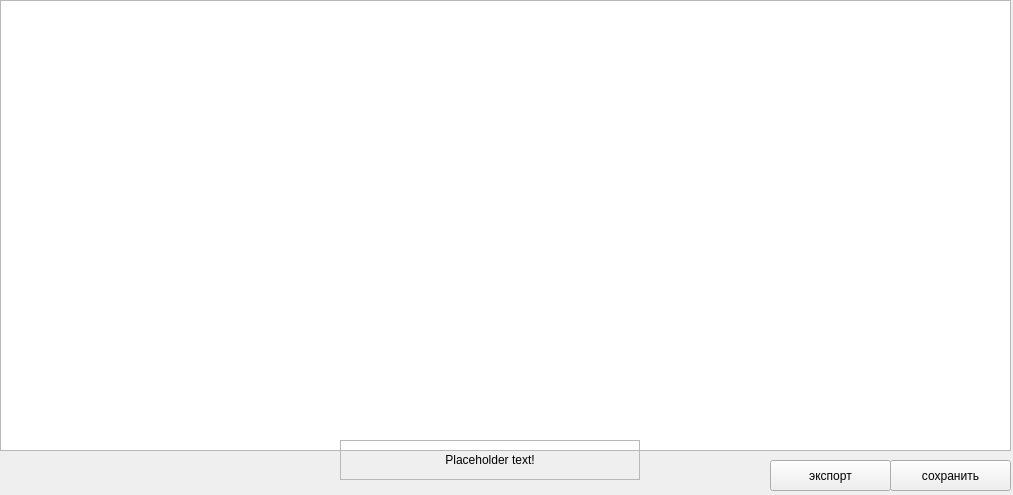
<?xml version="1.0" encoding="UTF-8"?>
<ui version="4.0">
 <class>MainWindow</class>
 <widget class="QMainWindow" name="MainWindow">
  <property name="geometry">
   <rect>
    <x>0</x>
    <y>0</y>
    <width>1013</width>
    <height>495</height>
   </rect>
  </property>
  <property name="windowTitle">
   <string>MainWindow</string>
  </property>
  <widget class="QWidget" name="centralwidget">
   <widget class="QTableWidget" name="tw_reportTable">
    <property name="geometry">
     <rect>
      <x>0</x>
      <y>0</y>
      <width>1011</width>
      <height>451</height>
     </rect>
    </property>
    <property name="sizePolicy">
     <sizepolicy hsizetype="Fixed" vsizetype="Preferred">
      <horstretch>0</horstretch>
      <verstretch>0</verstretch>
     </sizepolicy>
    </property>
    <property name="frameShape">
     <enum>QFrame::StyledPanel</enum>
    </property>
   </widget>
   <widget class="QPushButton" name="btn_save">
    <property name="geometry">
     <rect>
      <x>890</x>
      <y>460</y>
      <width>121</width>
      <height>31</height>
     </rect>
    </property>
    <property name="text">
     <string>сохранить</string>
    </property>
   </widget>
   <widget class="QPushButton" name="btn_export">
    <property name="geometry">
     <rect>
      <x>770</x>
      <y>460</y>
      <width>121</width>
      <height>31</height>
     </rect>
    </property>
    <property name="text">
     <string>экспорт</string>
    </property>
   </widget>
   <widget class="QFrame" name="f_msg">
    <property name="geometry">
     <rect>
      <x>340</x>
      <y>440</y>
      <width>300</width>
      <height>40</height>
     </rect>
    </property>
    <property name="frameShape">
     <enum>QFrame::StyledPanel</enum>
    </property>
    <property name="frameShadow">
     <enum>QFrame::Raised</enum>
    </property>
    <widget class="QLabel" name="lbl_msg">
     <property name="geometry">
      <rect>
       <x>0</x>
       <y>0</y>
       <width>300</width>
       <height>40</height>
      </rect>
     </property>
     <property name="text">
      <string>Placeholder text!</string>
     </property>
     <property name="alignment">
      <set>Qt::AlignCenter</set>
     </property>
    </widget>
   </widget>
  </widget>
 </widget>
 <resources/>
 <connections/>
</ui>
